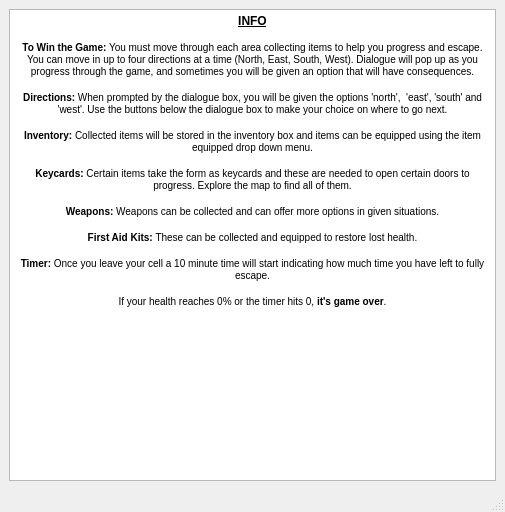
<?xml version="1.0" encoding="UTF-8"?>
<ui version="4.0">
 <class>infoandhelp</class>
 <widget class="QMainWindow" name="infoandhelp">
  <property name="geometry">
   <rect>
    <x>0</x>
    <y>0</y>
    <width>505</width>
    <height>512</height>
   </rect>
  </property>
  <property name="windowTitle">
   <string>Info/Help</string>
  </property>
  <widget class="QWidget" name="centralwidget">
   <layout class="QGridLayout" name="gridLayout">
    <item row="0" column="0">
     <widget class="QTextBrowser" name="textBrowser">
      <property name="html">
       <string>&lt;!DOCTYPE HTML PUBLIC &quot;-//W3C//DTD HTML 4.0//EN&quot; &quot;http://www.w3.org/TR/REC-html40/strict.dtd&quot;&gt;
&lt;html&gt;&lt;head&gt;&lt;meta name=&quot;qrichtext&quot; content=&quot;1&quot; /&gt;&lt;style type=&quot;text/css&quot;&gt;
p, li { white-space: pre-wrap; }
&lt;/style&gt;&lt;/head&gt;&lt;body style=&quot; font-family:'MS Shell Dlg 2'; font-size:7.8pt; font-weight:400; font-style:normal;&quot;&gt;
&lt;p align=&quot;center&quot; style=&quot; margin-top:0px; margin-bottom:0px; margin-left:0px; margin-right:0px; -qt-block-indent:0; text-indent:0px;&quot;&gt;&lt;span style=&quot; font-size:9pt; font-weight:600; text-decoration: underline;&quot;&gt;INFO&lt;/span&gt;&lt;/p&gt;
&lt;p align=&quot;center&quot; style=&quot;-qt-paragraph-type:empty; margin-top:0px; margin-bottom:0px; margin-left:0px; margin-right:0px; -qt-block-indent:0; text-indent:0px; font-weight:600; text-decoration: underline;&quot;&gt;&lt;br /&gt;&lt;/p&gt;
&lt;p align=&quot;center&quot; style=&quot; margin-top:0px; margin-bottom:0px; margin-left:0px; margin-right:0px; -qt-block-indent:0; text-indent:0px;&quot;&gt;&lt;span style=&quot; font-weight:600;&quot;&gt;To Win the Game:&lt;/span&gt; You must move through each area collecting items to help you progress and escape. You can move in up to four directions at a time (North, East, South, West). Dialogue will pop up as you progress through the game, and sometimes you will be given an option that will have consequences.&lt;/p&gt;
&lt;p align=&quot;center&quot; style=&quot;-qt-paragraph-type:empty; margin-top:0px; margin-bottom:0px; margin-left:0px; margin-right:0px; -qt-block-indent:0; text-indent:0px;&quot;&gt;&lt;br /&gt;&lt;/p&gt;
&lt;p align=&quot;center&quot; style=&quot; margin-top:0px; margin-bottom:0px; margin-left:0px; margin-right:0px; -qt-block-indent:0; text-indent:0px;&quot;&gt;&lt;span style=&quot; font-weight:600;&quot;&gt;Directions: &lt;/span&gt;When prompted by the dialogue box, you will be given the options 'north',  'east', 'south' and 'west'. Use the buttons below the dialogue box to make your choice on where to go next.&lt;/p&gt;
&lt;p align=&quot;center&quot; style=&quot;-qt-paragraph-type:empty; margin-top:0px; margin-bottom:0px; margin-left:0px; margin-right:0px; -qt-block-indent:0; text-indent:0px;&quot;&gt;&lt;br /&gt;&lt;/p&gt;
&lt;p align=&quot;center&quot; style=&quot; margin-top:0px; margin-bottom:0px; margin-left:0px; margin-right:0px; -qt-block-indent:0; text-indent:0px;&quot;&gt;&lt;span style=&quot; font-weight:600;&quot;&gt;Inventory: &lt;/span&gt;Collected items will be stored in the inventory box and items can be equipped using the item equipped drop down menu.&lt;/p&gt;
&lt;p align=&quot;center&quot; style=&quot;-qt-paragraph-type:empty; margin-top:0px; margin-bottom:0px; margin-left:0px; margin-right:0px; -qt-block-indent:0; text-indent:0px;&quot;&gt;&lt;br /&gt;&lt;/p&gt;
&lt;p align=&quot;center&quot; style=&quot; margin-top:0px; margin-bottom:0px; margin-left:0px; margin-right:0px; -qt-block-indent:0; text-indent:0px;&quot;&gt;&lt;span style=&quot; font-weight:600;&quot;&gt;Keycards: &lt;/span&gt;Certain items take the form as keycards and these are needed to open certain doors to progress. Explore the map to find all of them.&lt;/p&gt;
&lt;p align=&quot;center&quot; style=&quot;-qt-paragraph-type:empty; margin-top:0px; margin-bottom:0px; margin-left:0px; margin-right:0px; -qt-block-indent:0; text-indent:0px;&quot;&gt;&lt;br /&gt;&lt;/p&gt;
&lt;p align=&quot;center&quot; style=&quot; margin-top:0px; margin-bottom:0px; margin-left:0px; margin-right:0px; -qt-block-indent:0; text-indent:0px;&quot;&gt;&lt;span style=&quot; font-weight:600;&quot;&gt;Weapons: &lt;/span&gt;Weapons can be collected and can offer more options in given situations.&lt;/p&gt;
&lt;p align=&quot;center&quot; style=&quot;-qt-paragraph-type:empty; margin-top:0px; margin-bottom:0px; margin-left:0px; margin-right:0px; -qt-block-indent:0; text-indent:0px;&quot;&gt;&lt;br /&gt;&lt;/p&gt;
&lt;p align=&quot;center&quot; style=&quot; margin-top:0px; margin-bottom:0px; margin-left:0px; margin-right:0px; -qt-block-indent:0; text-indent:0px;&quot;&gt;&lt;span style=&quot; font-weight:600;&quot;&gt;First Aid Kits: &lt;/span&gt;These can be collected and equipped to restore lost health.&lt;/p&gt;
&lt;p align=&quot;center&quot; style=&quot;-qt-paragraph-type:empty; margin-top:0px; margin-bottom:0px; margin-left:0px; margin-right:0px; -qt-block-indent:0; text-indent:0px;&quot;&gt;&lt;br /&gt;&lt;/p&gt;
&lt;p align=&quot;center&quot; style=&quot; margin-top:0px; margin-bottom:0px; margin-left:0px; margin-right:0px; -qt-block-indent:0; text-indent:0px;&quot;&gt;&lt;span style=&quot; font-weight:600;&quot;&gt;Timer: &lt;/span&gt;Once you leave your cell a 10 minute time will start indicating how much time you have left to fully escape.&lt;/p&gt;
&lt;p align=&quot;center&quot; style=&quot;-qt-paragraph-type:empty; margin-top:0px; margin-bottom:0px; margin-left:0px; margin-right:0px; -qt-block-indent:0; text-indent:0px;&quot;&gt;&lt;br /&gt;&lt;/p&gt;
&lt;p align=&quot;center&quot; style=&quot; margin-top:0px; margin-bottom:0px; margin-left:0px; margin-right:0px; -qt-block-indent:0; text-indent:0px;&quot;&gt;If your health reaches 0% or the timer hits 0, &lt;span style=&quot; font-weight:600;&quot;&gt;it's game over&lt;/span&gt;.&lt;/p&gt;&lt;/body&gt;&lt;/html&gt;</string>
      </property>
     </widget>
    </item>
   </layout>
  </widget>
  <widget class="QMenuBar" name="menubar">
   <property name="geometry">
    <rect>
     <x>0</x>
     <y>0</y>
     <width>505</width>
     <height>26</height>
    </rect>
   </property>
  </widget>
  <widget class="QStatusBar" name="statusbar"/>
 </widget>
 <resources/>
 <connections/>
</ui>
